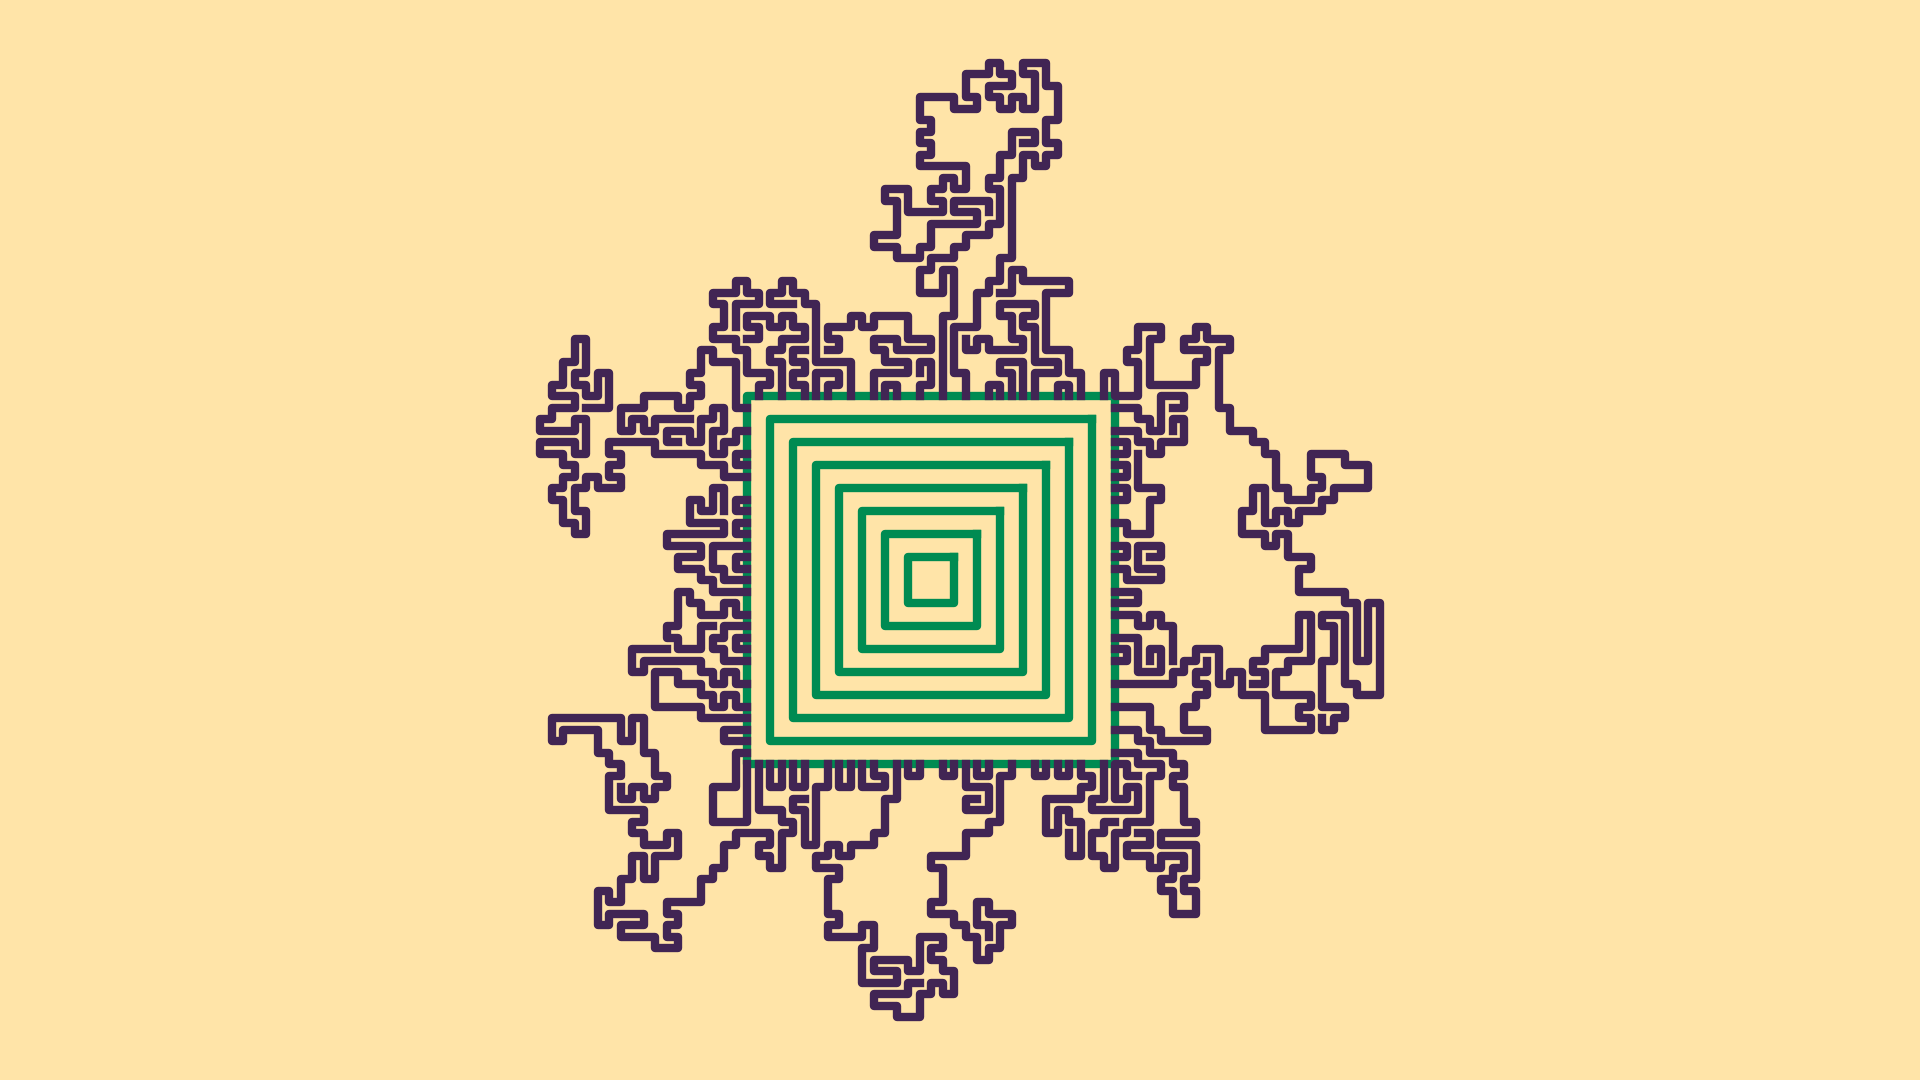

This chart was generated by the following Python code:
from pathlib import Path

import matplotlib.pyplot as plt
import numpy as np


def main() -> None:
    # config
    fp: Path = Path(__file__).resolve().with_suffix(".png")
    plt.rcParams["figure.dpi"] = 100
    plt.rcParams["figure.figsize"] = [19.2, 10.8]
    c0: str = "#FFE4A8"
    c1: str = "#008B52"
    c2: str = "#412554"
    # generate figure
    fig: plt.Figure
    ax: plt.Axes
    fig, ax = plt.subplots()
    # plot
    x: np.ndarray = 16*np.array([1, 1, -1, -1, 1])
    y: np.ndarray = 16*np.array([1, -1, -1, 1, 1])
    for i in range(8):
        r: float = (1+i)*0.125
        ax.plot(r*x, r*y, linewidth=6, color=c1)
    v4 = ((1, 0), (-1, 0), (0, 1), (0, -1))
    nv: dict[tuple[int, int], dict[int, tuple[int, int]]] = {
        muki: {
            z:  [v4[0], v4[2], v4[3]][z] if muki == v4[0] else
                [v4[1], v4[2], v4[3]][z] if muki == v4[1] else
                [v4[0], v4[1], v4[2]][z] if muki == v4[2] else
                [v4[0], v4[1], v4[3]][z]
            for z in range(3)
        }
        for muki in v4
    }
    rng: np.random.Generator = np.random.default_rng()
    data: list[list[int]] = [
        [[i], [16], (0, 1), 1]
        for i in range(-15, 16, 2)
    ] + [
        [[16], [i], (1, 0), 1]
        for i in range(15, -16, -2)
    ] + [
        [[i], [-16], (0, -1), 1]
        for i in range(15, -16, -2)
    ] + [
        [[-16], [i], (-1, 0), 1]
        for i in range(-15, 16, 2)
    ]
    points: set[tuple[int, int]] = {
        (i[0], j[0])
        for i, j, *_ in data
    } | {
        (i, j)
        for i in range(-15, 16)
        for j in range(-15, 16)
    }
    nx: int
    ny: int
    for dx, dy, dv, df in data:
        nx = dx[-1] + dv[0]
        ny = dy[-1] + dv[1]
        dx.append(nx)
        dy.append(ny)
        points.add((nx, ny))
    for i in range(1000000):
        for index, (dx, dy, dv, df) in enumerate(data):
            if df:
                pass
            else:
                continue
            z: int = rng.integers(3)
            for i in range(3):
                nextv = nv[dv][(z+i)%3]
                nx = dx[-1] + nextv[0]
                ny = dy[-1] + nextv[1]
                if (nx, ny) not in points:
                    dx.append(nx)
                    dy.append(ny)
                    points.add((nx, ny))
                    data[index][2] = nv[dv][(z+i)%3]
                    break
                else:
                    pass
            else:
                data[index][3] = 0


    for dx, dy, *_ in data:
        ax.plot(dx, dy, linewidth=6, color=c2)
    # arrange
    #ax.set_xlim(-1.1, 1.1)
    #ax.set_ylim(-1.1, 1.1)
    ax.axis("off")
    ax.set_aspect("equal")
    ax.set_facecolor(c0)
    fig.set_facecolor(c0)
    fig.tight_layout()
    # output
    fig.savefig(fp)
    plt.cla()
    plt.clf()
    plt.close(fig)
    return None


if __name__ == "__main__":
    main()
